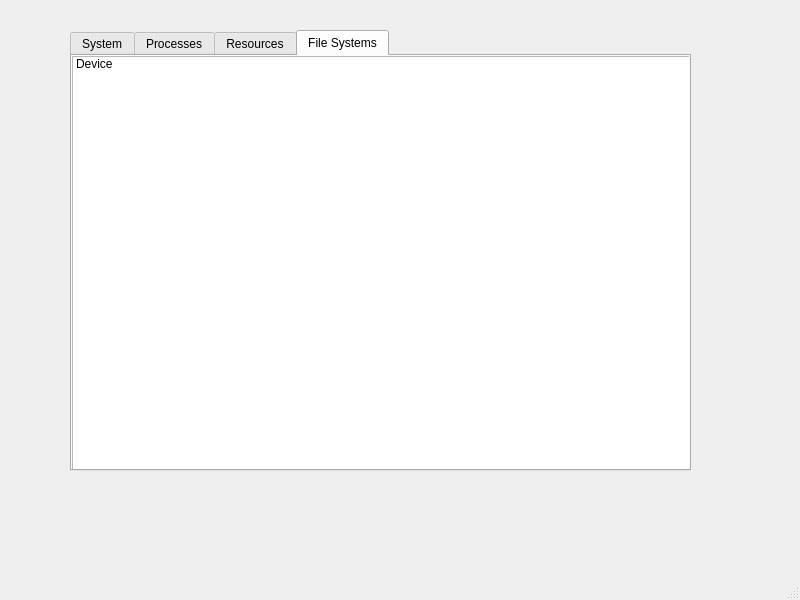
<?xml version="1.0" encoding="UTF-8"?>
<ui version="4.0">
 <class>MainWindow</class>
 <widget class="QMainWindow" name="MainWindow">
  <property name="geometry">
   <rect>
    <x>0</x>
    <y>0</y>
    <width>800</width>
    <height>600</height>
   </rect>
  </property>
  <property name="windowTitle">
   <string>MainWindow</string>
  </property>
  <widget class="QWidget" name="centralwidget">
   <widget class="QTabWidget" name="tabWidget">
    <property name="geometry">
     <rect>
      <x>70</x>
      <y>30</y>
      <width>621</width>
      <height>441</height>
     </rect>
    </property>
    <property name="tabShape">
     <enum>QTabWidget::Rounded</enum>
    </property>
    <property name="currentIndex">
     <number>3</number>
    </property>
    <widget class="QWidget" name="system">
     <attribute name="title">
      <string>System</string>
     </attribute>
    </widget>
    <widget class="QWidget" name="processes">
     <attribute name="title">
      <string>Processes</string>
     </attribute>
    </widget>
    <widget class="QWidget" name="resources">
     <attribute name="title">
      <string>Resources</string>
     </attribute>
    </widget>
    <widget class="QWidget" name="file_systems">
     <attribute name="title">
      <string>File Systems</string>
     </attribute>
     <widget class="QListWidget" name="listWidget">
      <property name="geometry">
       <rect>
        <x>0</x>
        <y>0</y>
        <width>621</width>
        <height>421</height>
       </rect>
      </property>
      <item>
       <property name="text">
        <string>Device</string>
       </property>
      </item>
     </widget>
    </widget>
   </widget>
  </widget>
  <widget class="QStatusBar" name="statusbar"/>
 </widget>
 <resources/>
 <connections/>
</ui>
